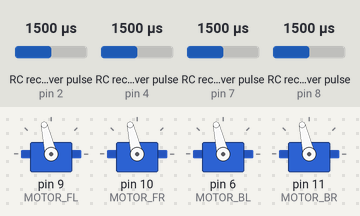
The sketch below on a simulated Arduino Uno, built with avr-gcc and run on an emulated ATmega328P. Parts: 4 × servo. Wiring (inferred from the names in the program): 4 × RC receiver channel: data pin 2 / data pin 4 / data pin 7 / data pin 8. Inputs (shaded band) come from the test bench; at power-on: RC receiver pulse (sensors on pin 2, pin 8, pin 4, pin 7) 1500 µs. What the sketch prints to the serial monitor is not drawn.

Above: at 1.3 s.
1.4 s: RC receiver pulse (sensor on pin 2) set to 1840 µs
4.4 s: RC receiver pulse (sensor on pin 2) set to 1867 µs
At 5.7 s:
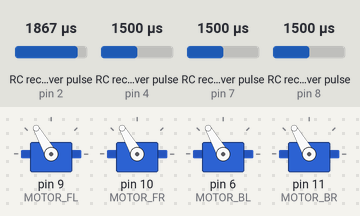
6.0 s: RC receiver pulse (sensor on pin 2) set to 1020 µs
9.0 s: RC receiver pulse (sensor on pin 8) set to 1020 µs
At 12.2 s:
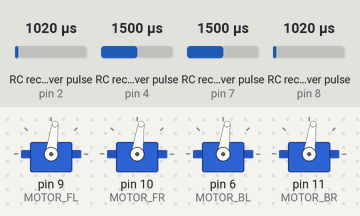
Timing chart, 0 to 13.0 s (numbered marks = the images above; inputs shaded):
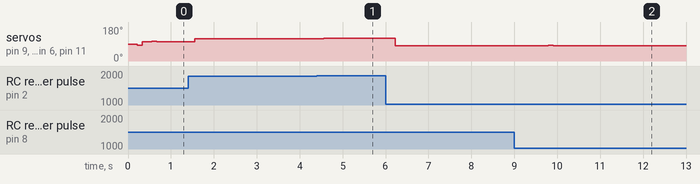

Measured:
- the behaviour switches between 1858 and 1859 µs on RC receiver pulse (sensor on pin 2) (found by bisection; images 0 and 1)
- after the input at 4.4 s, servo on pin 9 (MOTOR_FL), servo on pin 10 (MOTOR_FR), servo on pin 6 (MOTOR_BL), servo on pin 11 (MOTOR_BR): 119° → 120° after 0.16 s
- after the input at 9.0 s, servo on pin 9 (MOTOR_FL), servo on pin 10 (MOTOR_FR), servo on pin 6 (MOTOR_BL), servo on pin 11 (MOTOR_BR): 82° → 84° after 0.79 s, → 82° 0.11 s later, → 81° 0.79 s later, → 82° 0.11 s later

The sketch:

uav.ino
```cpp
#include <PinChangeInt.h>

#include <Servo.h>

#include <PID_v1.h>


// Define RC channels pin numbers
#define RC_THROTTLE      2
#define RC_PITCH         7
#define RC_ROLL          4
#define RC_YAW           8
#define RC_IN_PIN_5     12
#define RC_IN_PIN_6     13

// Define drone motor pin numbers
#define MOTOR_FL         9
#define MOTOR_FR        10
#define MOTOR_BL         6
#define MOTOR_BR        11

// Define ESC servo objects
Servo ESC1;
Servo ESC2;
Servo ESC3;
Servo ESC4;

// Radio min/max for each stick
#define RC_MIN       1050
#define RC_MID       1500
#define RC_MAX       1800
#define ESC_MIN      1400
#define ESC_MAX      1750

// These bit flags are set in bUpdateFlagsShared to indicate which
// channels have new signals
#define THROTTLE_FLAG   1
#define YAW_FLAG        2
#define PITCH_FLAG      4
#define ROLL_FLAG       8

// 100 ms wait for serial signal
#define MAX_MILLIS_TO_WAIT 100

// Define value of pi
#define PI 3.141592653589793


// Define global variables
int channels[4];

unsigned long starttime;
float euler[] = {0.0, 0.0, 0.0};
float gyro[] = {0.0, 0.0, 0.0};
float accl[] = {0.0, 0.0, 0.0};


volatile uint8_t bUpdateFlagsShared;
volatile uint16_t unThrottleInShared, unYawInShared, unPitchInShared, unRollInShared;

uint32_t ulThrottleStart, ulYawStart, ulPitchStart, ulRollStart;

double rcthr, rcyaw, rcpit, rcroll;
double yaw, pitch, roll;
double gyro_pitch, gyro_roll, gyro_yaw;
double pitch_stab_output, roll_stab_output, yaw_stab_output;
double pitch_output, roll_output, yaw_output;


//Define the Kp, Ki and Kd Tuning Parameters
double pitch_stab_param[] = {2.0, 0.0, 0.0};
double roll_stab_param[] = {2.0, 0.0, 0.0};
double yaw_stab_param[] = {4.0, 0.0, 0.0};

double pitch_rate_param[] = {0.2, 0.1, 0.0};
double roll_rate_param[] = {0.2, 0.1, 0.0};
double yaw_rate_param[] = {1.0, 0.1, 0.0};


//Specify the links and initial tuning parameters
PID pitch_stab_PID(&rcpit, &pitch_stab_output, &pitch, pitch_stab_param[0], pitch_stab_param[1], pitch_stab_param[2], DIRECT);
PID roll_stab_PID(&rcroll, &roll_stab_output, &roll, roll_stab_param[0], roll_stab_param[1], roll_stab_param[2], DIRECT);
PID yaw_stab_PID(&rcyaw, &yaw_stab_output, &yaw, yaw_stab_param[0], yaw_stab_param[1], yaw_stab_param[2], DIRECT);

PID pitch_rate_PID(&pitch_stab_output, &pitch_output, &gyro_pitch, pitch_rate_param[0], pitch_rate_param[1], pitch_rate_param[2], DIRECT);
PID roll_rate_PID(&roll_stab_output, &roll_output, &gyro_roll, roll_rate_param[0], roll_rate_param[1], roll_rate_param[2], DIRECT);
PID yaw_rate_PID(&yaw_stab_output, &yaw_output, &gyro_yaw, yaw_rate_param[0], yaw_rate_param[1], yaw_rate_param[2], DIRECT);


// ===== IMU Functions =========================================================
// Function to convert angles in radians to degree
float rad2deg(float angle) {
    return (180/PI) * angle;
}

// Ping the IMU to check if it is "alive"
byte ping() {
    byte cmd[] = {0x75,0x65,0x01,0x02,0x02,0x01,0xE0,0xC6};
    byte reply[10];

    Serial.write(cmd, sizeof(cmd));         // send ping request

    delay(1);                               // 1 ms delay

    starttime = millis();                   // start the clock

    // Wait till all 10 bytes are recieved or 100 ms has gone by
    while ((Serial.available() < 10) && ((millis() - starttime) < MAX_MILLIS_TO_WAIT)) {
    }

    // If 10 bytes of reply is not available send \x01 error code else send
    // \x00 success code
    if (Serial.available() < 10) {
       return byte(1);
    }
    else {
       for (int i = 0; i < 10; i++) {
           reply[i] = Serial.read();
       }
       return reply[7];
    }
}

// Get Euler angles, gyro an accelerometer values from the IMU
byte get_uav(float* euler, float* accl, float* gyro) {
    byte cmd[] = {0x75,0x65,0x0C,0x0D,0x0D,0x01,0x00,0x03,0x0C,0x00,0x00,0x04,0x00,0x00,0x05,0x00,0x00,0x19,0xE5};
    byte reply[58];

    // Variables to receive euler angles, gyro and accelerometer values
    union {
     float val;
     unsigned char b[4];
    } uav_value;

    // Send serial command
    Serial.write(cmd, sizeof(cmd));

    // Delay of 1 ms
    delay(1);

    starttime = millis();

    // Wait till all 58 bytes are recieved or 100 ms has gone bye
    while ((Serial.available() < 58) && ((millis() - starttime) < MAX_MILLIS_TO_WAIT)) {
    }

    // If less than 58 bytes are available on serial register, return \x01 error
    // code else send \x00 success code and populate euler angles
    if (Serial.available() < 58) {
       return byte(1);
    }
    else {
       for (int n = 0; n < 58; n++) {
           reply[n] = Serial.read();
       }

       // Roll angle
       uav_value.b[0] = reply[19];
       uav_value.b[1] = reply[18];
       uav_value.b[2] = reply[17];
       uav_value.b[3] = reply[16];
       euler[0] = uav_value.val;

       // Pitch  angle
       uav_value.b[0] = reply[23];
       uav_value.b[1] = reply[22];
       uav_value.b[2] = reply[21];
       uav_value.b[3] = reply[20];
       euler[1] = uav_value.val;

       // Yaw angle
       uav_value.b[0] = reply[27];
       uav_value.b[1] = reply[26];
       uav_value.b[2] = reply[25];
       uav_value.b[3] = reply[24];
       euler[2] = uav_value.val;

       // X Acceleration
       uav_value.b[0] = reply[33];
       uav_value.b[1] = reply[32];
       uav_value.b[2] = reply[31];
       uav_value.b[3] = reply[30];
       accl[0] = uav_value.val;

       // Y Acceleration
       uav_value.b[0] = reply[37];
       uav_value.b[1] = reply[36];
       uav_value.b[2] = reply[35];
       uav_value.b[3] = reply[34];
       accl[1] = uav_value.val;

       // Z Acceleration
       uav_value.b[0] = reply[41];
       uav_value.b[1] = reply[40];
       uav_value.b[2] = reply[39];
       uav_value.b[3] = reply[38];
       accl[2] = uav_value.val;

       // X gyro
       uav_value.b[0] = reply[47];
       uav_value.b[1] = reply[46];
       uav_value.b[2] = reply[45];
       uav_value.b[3] = reply[44];
       gyro[0] = uav_value.val;

       // Y gyro
       uav_value.b[0] = reply[51];
       uav_value.b[1] = reply[50];
       uav_value.b[2] = reply[49];
       uav_value.b[3] = reply[48];
       gyro[1] = uav_value.val;

       // Z gyro
       uav_value.b[0] = reply[55];
       uav_value.b[1] = reply[54];
       uav_value.b[2] = reply[53];
       uav_value.b[3] = reply[52];
       gyro[2] = uav_value.val;

       return reply[7];
    }
}


// ===== RC Interrupt functions =================================================
// simple interrupt service routine
void calcThrottle()
{
  if(digitalRead(RC_THROTTLE) == HIGH)
  {
    ulThrottleStart = micros();
  }
  else
  {
    unThrottleInShared = (uint16_t)(micros() - ulThrottleStart);
    bUpdateFlagsShared |= THROTTLE_FLAG;
  }
}


void calcYaw()
{
  if(digitalRead(RC_YAW) == HIGH)
  {
    ulYawStart = micros();
  }
  else
  {
    unYawInShared = (uint16_t)(micros() - ulYawStart);
    bUpdateFlagsShared |= YAW_FLAG;
  }
}

void calcPitch()
{
  if(digitalRead(RC_PITCH) == HIGH)
  {
    ulPitchStart = micros();
  }
  else
  {
    unPitchInShared = (uint16_t)(micros() - ulPitchStart);
    bUpdateFlagsShared |= PITCH_FLAG;
  }
}


void calcRoll()
{
  if(digitalRead(RC_ROLL) == HIGH)
  {
    ulRollStart = micros();
  }
  else
  {
    unRollInShared = (uint16_t)(micros() - ulRollStart);
    bUpdateFlagsShared |= ROLL_FLAG;
  }
}


void read(int channels[]) {
  // local copy of channel inputs
  static uint16_t unThrottleIn;
  static uint16_t unYawIn;
  static uint16_t unPitchIn;
  static uint16_t unRollIn;

  // local copy of update flags
  static uint8_t bUpdateFlags;

  // check shared update flags to  see if any channels have a new signal
  if(bUpdateFlagsShared)
  {
    noInterrupts(); // turn interrupts off quickly while we take local copies of the shared variables

    // take a local copy of which channels were updated in case we need to use this in the rest of loop
    bUpdateFlags = bUpdateFlagsShared;

    if(bUpdateFlags & THROTTLE_FLAG)
    {
      unThrottleIn = unThrottleInShared;
    }

    if(bUpdateFlags & YAW_FLAG)
    {
      unYawIn = unYawInShared;
    }

    if(bUpdateFlags & PITCH_FLAG)
    {
      unPitchIn = unPitchInShared;
    }

    if(bUpdateFlags & ROLL_FLAG)
    {
      unRollIn = unRollInShared;
    }

    bUpdateFlagsShared = 0;

    interrupts();
  }

  if(bUpdateFlags & THROTTLE_FLAG)
  {
    channels[0] = unThrottleIn;
  }
  else {
    channels[0] = RC_MIN;
  }

  if(bUpdateFlags & PITCH_FLAG)
  {
    channels[1] = unPitchIn;
  }
  else {
    channels[1] = RC_MID;
  }


  if(bUpdateFlags & ROLL_FLAG)
  {
    channels[2] = unRollIn;
  }
  else {
    channels[2] = RC_MID;
  }

  if(bUpdateFlags & YAW_FLAG)
  {
    channels[3] = unYawIn;
  }
  else {
    channels[3] = RC_MID;
  }

  bUpdateFlags = 0;
}


void setup()
{
  Serial.begin(115200);

  // Check if IMU is "alive"
  if (ping() == '\x00') {
    Serial.println("IMU: ping successful!");
  }
  else {
    Serial.println("IMU: ping unsuccessful");
  }

  ESC1.attach(MOTOR_FL);
  ESC2.attach(MOTOR_FR);
  ESC3.attach(MOTOR_BL);
  ESC4.attach(MOTOR_BR);

  PCintPort::attachInterrupt(RC_THROTTLE,calcThrottle,CHANGE);
  PCintPort::attachInterrupt(RC_YAW,calcYaw,CHANGE);
  PCintPort::attachInterrupt(RC_PITCH,calcPitch,CHANGE);
  PCintPort::attachInterrupt(RC_ROLL,calcRoll,CHANGE);

  rcthr = RC_MIN;
  rcpit = RC_MID;
  rcroll = RC_MID;
  rcyaw = RC_MID;

  pitch = -0.95;
  roll = -9.0;
  yaw = 4.0;

  gyro_roll = 0.0;
  gyro_pitch = 0.0;
  gyro_yaw = 0.0;

  //pitch_stab_PID.SetMode(AUTOMATIC);
  //roll_stab_PID.SetMode(AUTOMATIC);
  yaw_stab_PID.SetMode(AUTOMATIC);

  //pitch_rate_PID.SetMode(AUTOMATIC);
  //roll_rate_PID.SetMode(AUTOMATIC);
  yaw_rate_PID.SetMode(AUTOMATIC);

  // Delay of 10 ms
  delay(10);
}

void loop()
{
  // Flush the serial register
  Serial.flush();

  // Get values from 4 RC channels (Throttle, Yaw, Pitch and Roll)
  read(channels);

  Serial.println("Throttle channel:");
  Serial.println(channels[0]);

  Serial.println("Yaw channel:");
  Serial.println(channels[3]);

  // Constrain RC channel values - yaw is contrained between +/-150 degrees
  // Pitch and roll and contrained between +/- 15 degrees
  rcthr = map(channels[0], RC_MIN, RC_MAX, ESC_MIN, ESC_MAX);
  //rcpit = map(channels[1], RC_MIN, RC_MAX, -15, 15);
  //rcroll = map(channels[2], RC_MIN, RC_MAX, -15, 15);
  rcyaw = map(channels[3], RC_MIN, RC_MAX, -150, 150);

  Serial.println("RC Throttle: ");
  Serial.println(rcthr);
  Serial.println("RC Yaw (degree):");
  Serial.println(rcyaw);

  // Get Euler angles and Gyro values
  if (get_uav(euler, accl, gyro) == '\x00') {
      roll = rad2deg(euler[0]);
      pitch = rad2deg(euler[1]);
      yaw = rad2deg(euler[2]);

      gyro_roll = rad2deg(gyro[0]);
      gyro_pitch = rad2deg(gyro[1]);
      gyro_yaw = rad2deg(gyro[2]);
  }
  else {
      pitch = -0.95;
      roll = -9.0;
      yaw = 4.0;

      gyro_roll = 0.0;
      gyro_pitch = 0.0;
      gyro_yaw = 0.0;
  }

  Serial.println("IMU yaw (degree):");
  Serial.println(yaw);

  // Stablizing PID
  pitch_stab_PID.Compute();
  roll_stab_PID.Compute();
  yaw_stab_PID.Compute();

  Serial.println("Stab PID yaw output:");
  Serial.println(yaw_stab_output);;

  pitch_stab_output = constrain(pitch_stab_output, -50, 50);
  roll_stab_output = constrain(roll_stab_output, -50, 50);
  yaw_stab_output = constrain(yaw_stab_output, -100, 100);

  // Rate PID
  pitch_rate_PID.Compute();
  roll_rate_PID.Compute();
  yaw_rate_PID.Compute();

  pitch_output = constrain(pitch_output, -175, 175);
  roll_output = constrain(roll_output, -175, 175);
  yaw_output = constrain(yaw_output, -175, 175);

  Serial.println("Rate PID yaw output: ");
  Serial.println(yaw_output);

  // Move the motors
  //ESC1.writeMicroseconds(rcthr + roll_output + pitch_output - yaw_output);
  //ESC2.writeMicroseconds(rcthr - roll_output + pitch_output + yaw_output);
  //ESC3.writeMicroseconds(rcthr + roll_output - pitch_output + yaw_output);
  //ESC4.writeMicroseconds(rcthr - roll_output - pitch_output - yaw_output);

  ESC1.writeMicroseconds(rcthr - yaw_output);
  ESC2.writeMicroseconds(rcthr + yaw_output);
  ESC3.writeMicroseconds(rcthr + yaw_output);
  ESC4.writeMicroseconds(rcthr - yaw_output);
}
```
